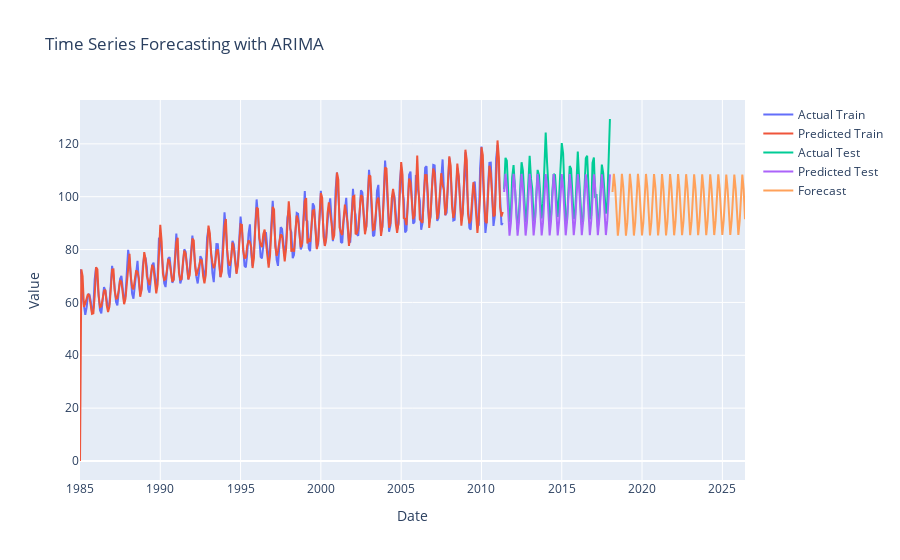

The notebook cell saved with this chart:
### Code cell
fig = go.Figure()
fig.add_trace(go.Scatter(x=train.index, y=train['Value'], mode='lines', name='Actual Train'))
fig.add_trace(go.Scatter(x=train.index, y=train_pred, mode='lines', name='Predicted Train'))
fig.add_trace(go.Scatter(x=test.index, y=test['Value'], mode='lines', name='Actual Test'))
fig.add_trace(go.Scatter(x=test.index, y=test_pred, mode='lines', name='Predicted Test'))
fig.add_trace(go.Scatter(x=forecast_index, y=forecast, mode='lines', name='Forecast'))
fig.update_layout(
    title='Time Series Forecasting with ARIMA',
    xaxis_title='Date',
    yaxis_title='Value'
)

fig.show()
